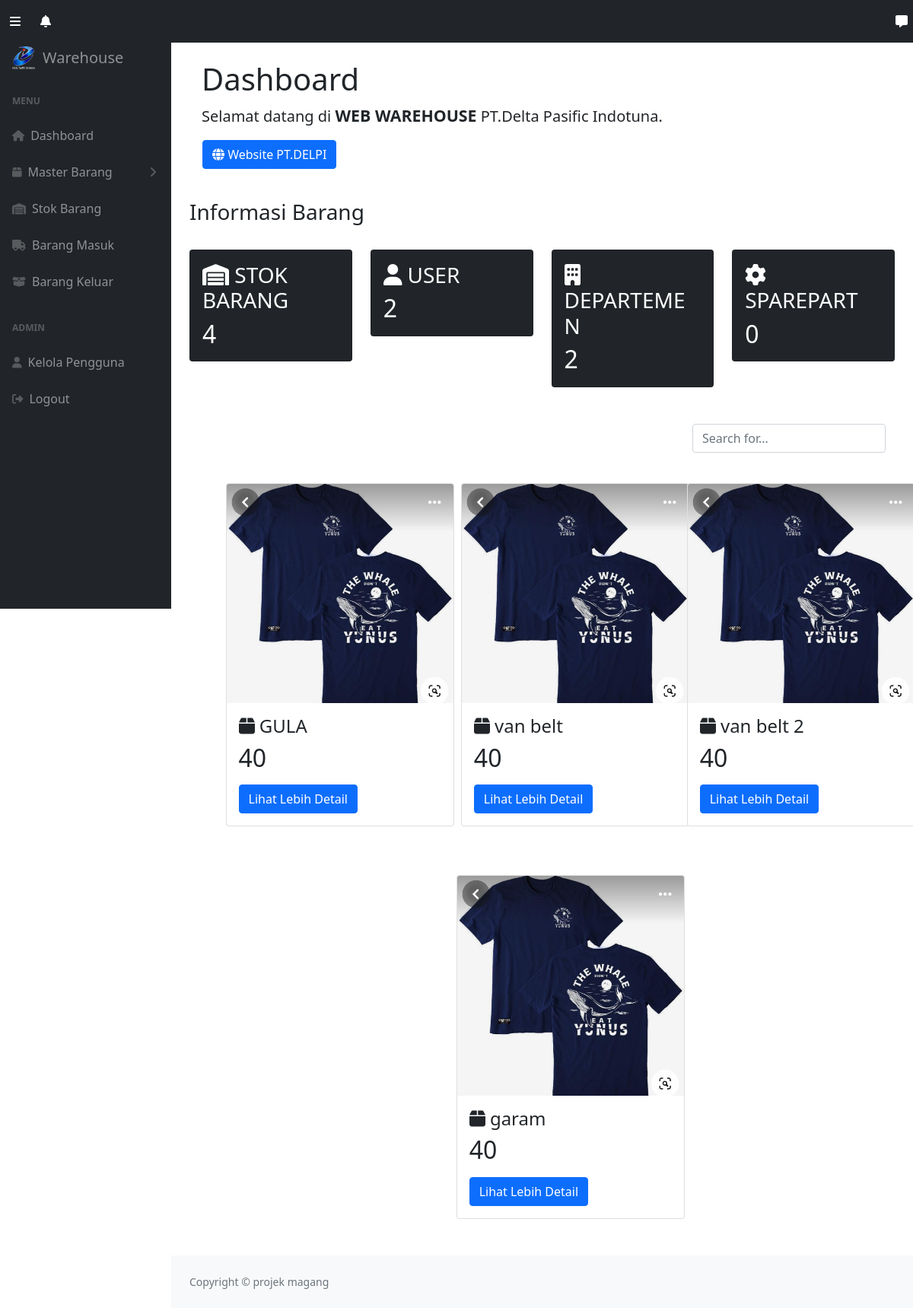
/ (signed in), run on an earlier commit of the app's database.
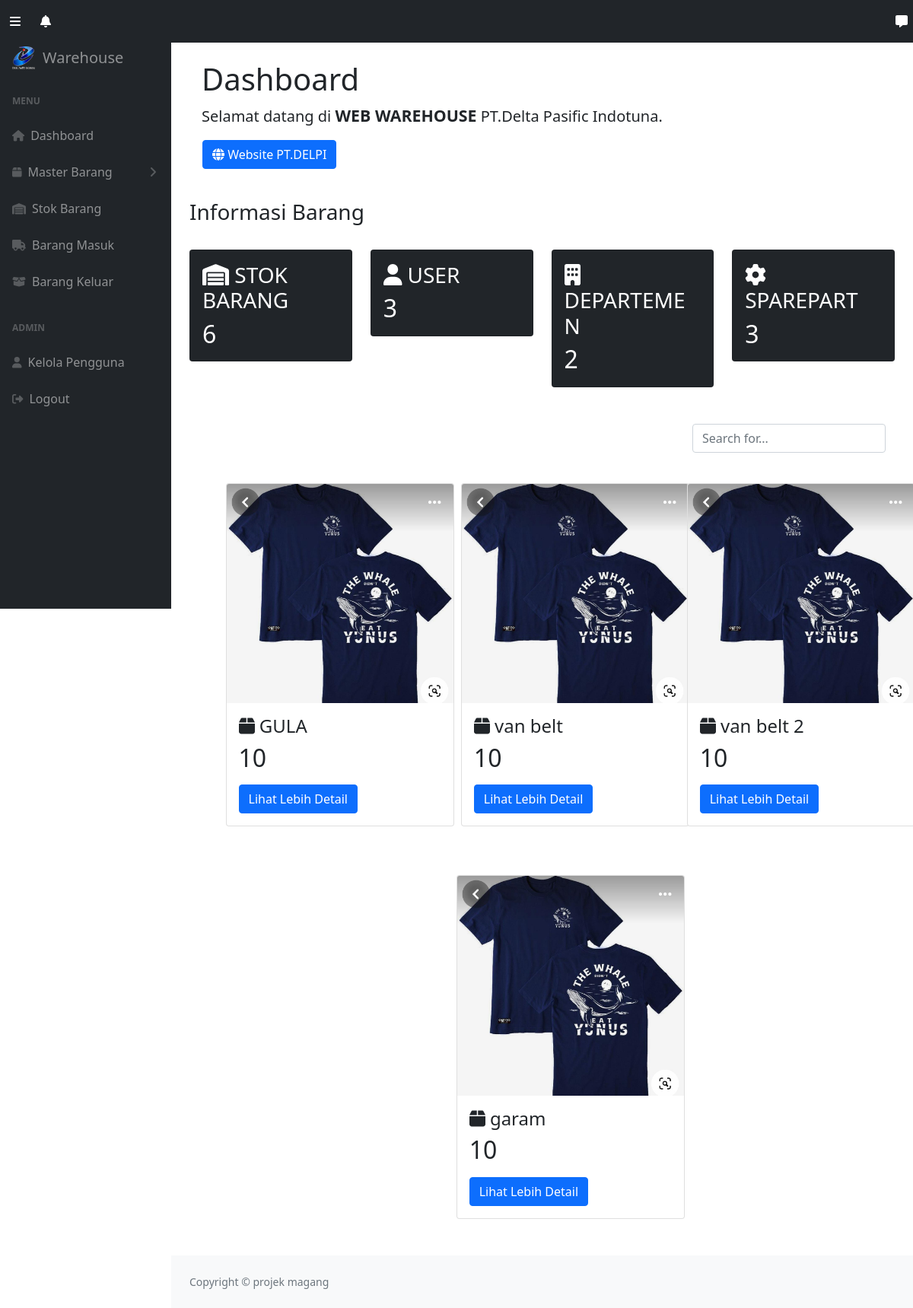
And on a later commit of the database.
### tables this page shows
CREATE TABLE `stok` (
  `idbarang` int NOT NULL,
  `namabarang` varchar(25) NOT NULL,
  `deskripsi` varchar(25) NOT NULL,
  `stok` int NOT NULL,
  `kodebarang` varchar(25) NOT NULL,
  `namasatuan` varchar(25) NOT NULL,
  `namajenis` varchar(25) NOT NULL,
  `image` varchar(99) DEFAULT NULL
);

### index.php (the view, shortened to what this page needs)
<!DOCTYPE html>
<?php
require 'function.php';
?>
<html lang="en">
    <head>
        <link href="https://cdn.jsdelivr.net/npm/simple-datatables@7.1.2/dist/style.min.css" rel="stylesheet" />
        <link href="css/style.min.css" rel="stylesheet" />
        <link href="css/styles.css" rel="stylesheet" />
        <link href="css/bootstrap.min.css" rel="stylesheet">
    </head>
    <body class="sb-nav-fixed">
        <nav class="sb-topnav navbar navbar-expand bg-dark">
            <button class="btn btn-link  order-1 order-lg-0 me-4 me-lg-0" id="sidebarToggle" href="#!" style="color:white;"><i class="fas fa-bars"></i>
        </button>
            <div class="dropdown">
                        <a type="button" class="btn btn-link  order-1 order-lg-0 me-4 me-lg-1" data-bs-toggle="dropdown" style="color:white;"><i class ="fas fa-bell"></i>
                        </a>
                </div>
            <div class="dropdown me-lg-6" style="margin-left : 90%;">
                        <a type="button" class="btn btn-link  order-1 order-lg-0 me-4 me-lg-1" data-bs-toggle="dropdown" style="color:white;"><i class ="fas fa-message"></i>
                        </a>
             </div>
        </nav>
        <div id="layoutSidenav">
            <div id="layoutSidenav_nav">
                <nav class="sb-sidenav accordion sb-sidenav-dark" id="sidenavAccordion">
                <a class="navbar-brand ps-3 d-flex align-items-center" href="index.php">
                <img src="../assets/img/logo-delpi-bitung.png" alt="Logo" class="img-fluid" style="width: 30px; height: 30px; margin-right: 10px;">
                Warehouse</a>
                    <div class="sb-sidenav-menu">
                        <div class="nav">
                            <div class="sb-sidenav-menu-heading">MENU</div>
                            <a class="nav-link" href="index.php">
                                <div class="sb-nav-link-icon"><i class="fas fa-home-alt"></i></div>
                                Dashboard
                            </a>
                            <a class="nav-link collapsed" href="#" data-bs-toggle="collapse" data-bs-target="#collapseLayouts" aria-expanded="false" aria-controls="collapseLayouts">
                                <div class="sb-nav-link-icon"><i class="fas fa-box"></i></div>
                                Master Barang
                                <div class="sb-sidenav-collapse-arrow"><i class="fas fa-angle-down"></i></div>
                            </a>
                            <a class="nav-link" href="stok.php">
                                <div class="sb-nav-link-icon"><i class="fas fa-warehouse"></i></div>
                                Stok Barang
                            </a>
                            <a class="nav-link" href="barangmasuk.php">
                                <div class="sb-nav-link-icon"><i class="fas fa-truck"></i></div>
                                Barang Masuk
                            </a>
                            <a class="nav-link" href="barangkeluar.php">
                                <div class="sb-nav-link-icon"><i class="fas fa-box-open"></i></div>
                                Barang Keluar
                            </a>
                            <div class="sb-sidenav-menu-heading">ADMIN</div>
                            <a class="nav-link" href="admin.php">
                                <div class="sb-nav-link-icon"><i class="fas fa-user"></i></div>
                                Kelola Pengguna
                            </a>
                            <a class="nav-link" href="#" data-bs-toggle="modal" data-bs-target="#logoutModal">
                                <div class="sb-nav-link-icon"><i class="fas fa-solid fa-right-from-bracket"></i></div>
                                Logout
                            </a>
                        </div>
                    </div>
                </nav>
            </div>
            <div id="layoutSidenav_content">
                <main>
                <div class="jumbotron mt-3 ms-3 me-3">
                                <h2 class=" mt-4 container-fluid px-4 display-6">Dashboard</h2>
                            <p class="container-fluid px-4 lead">Selamat datang di <span style="font-weight: bold; font-size: 16pt;">WEB WAREHOUSE</span> PT.Delta Pasific Indotuna.</p>
                            <a href="https://delpi.co.id/" target="_blank">
                                <button class="btn btn-flat btn-primary mb-3" style="margin-left:25px;">
                                    <i class="fas fa-globe"></i> Website PT.DELPI
                                </button>
                            </a>
                            </div>
                    <div class="container-fluid px-4">
                        <h3 class="mt-4 ">Informasi Barang </h3>
                        <?php
                        $get1 = mysqli_query($conn, "select * from stok ");
                        $count1 = mysqli_num_rows($get1);
                        $get2 = mysqli_query($conn, "select * from login");
                        $count2 = mysqli_num_rows($get2);
                        $get3 = mysqli_query($conn, "select * from departemen ");
                        $count3 = mysqli_num_rows($get3);
                        $get4 = mysqli_query($conn, "select * from stok where namajenis='sparepart'");
                        $count4 = mysqli_num_rows($get4);
                        $getGulaStok = mysqli_query($conn, "SELECT stok FROM stok WHERE namabarang='gula'");
                        $row = mysqli_fetch_array($getGulaStok);
                        $stokGula = $row['stok'];
                        ?>
                        <div class="row">
                            <div class="col-xl-3 col-md-6">
                                <div class="card bg-dark text-white mb-4">
                                    <div class="card-body"> <h3><i class="fas fa-warehouse"></i> STOK BARANG </h3>
                                    <h2 class="mb-0 number-font"><?=$count1?></h2>
                                    </div>
                                </div>
                            </div>
                            <div class="col-xl-3 col-md-6">
                                <div class="card bg-dark text-white mb-4">
                                    <div class="card-body"> <h3><i class="fas fa-user"></i> USER</h3>
                                    <h2 class="mb-0 number-font"><?=$count2?></h2>
                                    </div>
                                </div>
                            </div>
                            <div class="col-xl-3 col-md-6">
                                <div class="card bg-dark text-white mb-4">
                                    <div class="card-body"><h3><i class="fas fa-building"></i> DEPARTEMEN</h3>
                                    <h2 class="mb-0 number-font"><?=$count3?></h2>
                                    </div>
                                </div>
                            </div>
                            <div class="col-xl-3 col-md-6">
                                <div class="card bg-dark text-white mb-4">
                                    <div class="card-body"><h3><i class="fas fa-gear"></i> SPAREPART</h3>
                                    <h2 class="mb-0 number-font"><?=$count4?></h2>
                                    </div>
                                </div>
                            </div>
                     <div class="row ms-auto me-1">
                     <form class="d-none d-md-inline-block form-inline ms-auto me-md-0 my-md-4" style="width:30%">
                        <div class="input-group">
                            <input class="form-control" id="searchInput" type="text" placeholder="Search for..."  />
                        </div>
                    </form>
                <div class="row" id="cardContainer">
                            <div class="container mt-3 col-xl-3 col-md-6 me-5" data-name="gula">
                                <div class="card" style="width: 300px;">
                                <img class="card-img-top" src="../images/e6183f6572d4ce7b72ceb1d1afd998d4.png" alt="Card image" style="width:100%">
                                <div class="card-body">
                                <h4 class="card-title"><i class="fas fa-box"></i> GULA</h4>
                                <h2 class="mb-0 number-font"><?=$stokGula?></h2>
                                <a class="btn btn-primary" data-bs-toggle="modal" data-bs-target="#gula" href="#">Lihat Lebih Detail</a>
                                </div>
                                </div>
                            </div>
                            <div class="container mt-3 col-xl-3 col-md-6 mb-5" data-name="van belt">
                                <div class="card" style="width: 300px;">
                                <img class="card-img-top" src="../images/e6183f6572d4ce7b72ceb1d1afd998d4.png" alt="Card image" style="width:100%">
                                <div class="card-body">
                                <h4 class="card-title"><i class="fas fa-box"></i> van belt</h4>
                                <h2 class="mb-0 number-font"><?=$stokGula?></h2>
                                <a class="btn btn-primary" data-bs-toggle="modal" data-bs-target="#gula" href="#">Lihat Lebih Detail</a>
                                </div>
                                </div>
                            </div>
                            <div class="container mt-3 col-xl-3 col-md-6 mb-5" data-name="van belt 2">
                                <div class="card" style="width: 300px;">
                                <img class="card-img-top" src="../images/e6183f6572d4ce7b72ceb1d1afd998d4.png" alt="Card image" style="width:100%">
                                <div class="card-body">
                                <h4 class="card-title"><i class="fas fa-box"></i> van belt 2</h4>
                                <h2 class="mb-0 number-font"><?=$stokGula?></h2>
                                <a class="btn btn-primary" data-bs-toggle="modal" data-bs-target="#gula" href="#">Lihat Lebih Detail</a>
                                </div>
                                </div>
                            </div>
                            <div class="container mt-3 col-xl-3 col-md-6 mb-5" data-name="garam">
                                <div class="card" style="width: 300px;">
                                <img class="card-img-top" src="../images/e6183f6572d4ce7b72ceb1d1afd998d4.png" alt="Card image" style="width:100%">
                                <div class="card-body">
                                <h4 class="card-title"><i class="fas fa-box"></i> garam</h4>
                                <h2 class="mb-0 number-font"><?=$stokGula?></h2>
                                <a class="btn btn-primary" data-bs-toggle="modal" data-bs-target="#gula" href="#">Lihat Lebih Detail</a>
                                </div>
                                </div>
                            </div>
                    </div>
                    </div>
                    </div>
                </main>
                <footer class="py-4 bg-light mt-auto">
                    <div class="container-fluid px-4">
                        <div class="d-flex align-items-center justify-content-between small">
                            <div class="text-muted">Copyright &copy; projek magang</div>
                        </div>
                    </div>
                </footer>
            </div>
        </div>
    </body>
</html>

What changed in the data, as far as the page shows it:
removed stok: stok "40"
added stok: stok "10"
Also different on the page:
$count1: "4" → "6"
$count2: "2" → "3"
$count4: "0" → "3"
